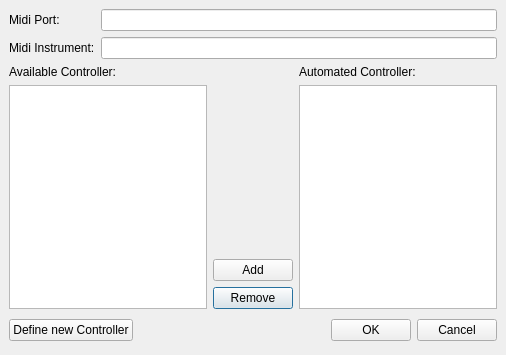
<ui version="4.0" >
 <class>ConfigMidiCtrlBase</class>
 <widget class="QDialog" name="ConfigMidiCtrlBase" >
  <property name="geometry" >
   <rect>
    <x>0</x>
    <y>0</y>
    <width>506</width>
    <height>355</height>
   </rect>
  </property>
  <property name="windowTitle" >
   <string>MusE: Config Midi Controller</string>
  </property>
  <layout class="QGridLayout" >
   <property name="margin" >
    <number>9</number>
   </property>
   <property name="spacing" >
    <number>6</number>
   </property>
   <item row="0" column="0" colspan="3" >
    <layout class="QGridLayout" >
     <property name="margin" >
      <number>0</number>
     </property>
     <property name="spacing" >
      <number>6</number>
     </property>
     <item row="1" column="0" >
      <widget class="QLabel" name="label_4" >
       <property name="text" >
        <string>Midi Instrument:</string>
       </property>
      </widget>
     </item>
     <item row="0" column="1" >
      <widget class="QLineEdit" name="portName" >
       <property name="readOnly" >
        <bool>true</bool>
       </property>
      </widget>
     </item>
     <item row="1" column="1" >
      <widget class="QLineEdit" name="instrumentName" >
       <property name="readOnly" >
        <bool>true</bool>
       </property>
      </widget>
     </item>
     <item row="0" column="0" >
      <widget class="QLabel" name="label_3" >
       <property name="text" >
        <string>&lt;html>&lt;head>&lt;meta name="qrichtext" content="1" />&lt;/head>&lt;body style=" white-space: pre-wrap; font-family:Arial; font-weight:400; font-style:normal; text-decoration:none;">&lt;p style=" margin-top:0px; margin-bottom:0px; margin-left:0px; margin-right:0px; -qt-block-indent:0; text-indent:0px;">Midi Port:&lt;/p>&lt;/body>&lt;/html></string>
       </property>
      </widget>
     </item>
    </layout>
   </item>
   <item row="1" column="2" >
    <widget class="QLabel" name="label_2" >
     <property name="sizePolicy" >
      <sizepolicy>
       <hsizetype>5</hsizetype>
       <vsizetype>0</vsizetype>
       <horstretch>0</horstretch>
       <verstretch>0</verstretch>
      </sizepolicy>
     </property>
     <property name="text" >
      <string>&lt;html>&lt;head>&lt;meta name="qrichtext" content="1" />&lt;/head>&lt;body style=" white-space: pre-wrap; font-family:Arial; font-weight:400; font-style:normal; text-decoration:none;">&lt;p style=" margin-top:0px; margin-bottom:0px; margin-left:0px; margin-right:0px; -qt-block-indent:0; text-indent:0px;">Automated Controller:&lt;/p>&lt;/body>&lt;/html></string>
     </property>
    </widget>
   </item>
   <item rowspan="3" row="2" column="2" >
    <widget class="QListWidget" name="managedController" />
   </item>
   <item rowspan="2" row="1" column="1" >
    <spacer>
     <property name="orientation" >
      <enum>Qt::Vertical</enum>
     </property>
     <property name="sizeHint" >
      <size>
       <width>75</width>
       <height>81</height>
      </size>
     </property>
    </spacer>
   </item>
   <item row="1" column="0" >
    <widget class="QLabel" name="label" >
     <property name="sizePolicy" >
      <sizepolicy>
       <hsizetype>5</hsizetype>
       <vsizetype>0</vsizetype>
       <horstretch>0</horstretch>
       <verstretch>0</verstretch>
      </sizepolicy>
     </property>
     <property name="text" >
      <string>&lt;html>&lt;head>&lt;meta name="qrichtext" content="1" />&lt;/head>&lt;body style=" white-space: pre-wrap; font-family:Arial; font-weight:400; font-style:normal; text-decoration:none;">&lt;p style=" margin-top:0px; margin-bottom:0px; margin-left:0px; margin-right:0px; -qt-block-indent:0; text-indent:0px;">Available Controller:&lt;/p>&lt;/body>&lt;/html></string>
     </property>
    </widget>
   </item>
   <item rowspan="3" row="2" column="0" >
    <widget class="QListWidget" name="availableController" />
   </item>
   <item row="4" column="1" >
    <widget class="QPushButton" name="buttonRemove" >
     <property name="text" >
      <string>Remove</string>
     </property>
    </widget>
   </item>
   <item row="3" column="1" >
    <widget class="QPushButton" name="buttonAdd" >
     <property name="text" >
      <string>Add</string>
     </property>
    </widget>
   </item>
   <item row="5" column="0" colspan="3" >
    <layout class="QHBoxLayout" >
     <property name="margin" >
      <number>0</number>
     </property>
     <property name="spacing" >
      <number>6</number>
     </property>
     <item>
      <widget class="QPushButton" name="defineButton" >
       <property name="text" >
        <string>Define new Controller</string>
       </property>
      </widget>
     </item>
     <item>
      <spacer>
       <property name="orientation" >
        <enum>Qt::Horizontal</enum>
       </property>
       <property name="sizeHint" >
        <size>
         <width>131</width>
         <height>31</height>
        </size>
       </property>
      </spacer>
     </item>
     <item>
      <widget class="QPushButton" name="buttonOk" >
       <property name="text" >
        <string>OK</string>
       </property>
      </widget>
     </item>
     <item>
      <widget class="QPushButton" name="buttonCancel" >
       <property name="text" >
        <string>Cancel</string>
       </property>
      </widget>
     </item>
    </layout>
   </item>
  </layout>
 </widget>
 <resources/>
 <connections>
  <connection>
   <sender>buttonOk</sender>
   <signal>clicked()</signal>
   <receiver>ConfigMidiCtrlBase</receiver>
   <slot>accept()</slot>
   <hints>
    <hint type="sourcelabel" >
     <x>278</x>
     <y>253</y>
    </hint>
    <hint type="destinationlabel" >
     <x>96</x>
     <y>254</y>
    </hint>
   </hints>
  </connection>
  <connection>
   <sender>buttonCancel</sender>
   <signal>clicked()</signal>
   <receiver>ConfigMidiCtrlBase</receiver>
   <slot>reject()</slot>
   <hints>
    <hint type="sourcelabel" >
     <x>369</x>
     <y>253</y>
    </hint>
    <hint type="destinationlabel" >
     <x>179</x>
     <y>282</y>
    </hint>
   </hints>
  </connection>
 </connections>
</ui>
